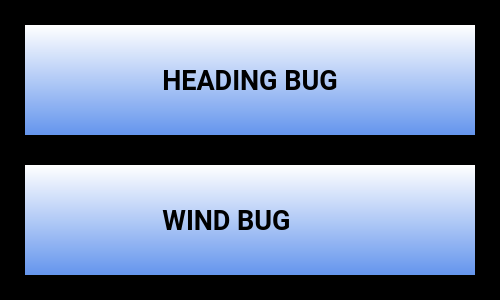
<?xml version="1.0" encoding="UTF-8"?>
<ui version="4.0">
 <class>BugSelectorBase</class>
 <widget class="QDialog" name="BugSelectorBase">
  <property name="geometry">
   <rect>
    <x>0</x>
    <y>0</y>
    <width>500</width>
    <height>300</height>
   </rect>
  </property>
  <property name="sizePolicy">
   <sizepolicy hsizetype="Fixed" vsizetype="Fixed">
    <horstretch>0</horstretch>
    <verstretch>0</verstretch>
   </sizepolicy>
  </property>
  <property name="minimumSize">
   <size>
    <width>500</width>
    <height>300</height>
   </size>
  </property>
  <property name="maximumSize">
   <size>
    <width>500</width>
    <height>300</height>
   </size>
  </property>
  <property name="palette">
   <palette>
    <active>
     <colorrole role="Base">
      <brush brushstyle="SolidPattern">
       <color alpha="255">
        <red>255</red>
        <green>255</green>
        <blue>255</blue>
       </color>
      </brush>
     </colorrole>
     <colorrole role="Window">
      <brush brushstyle="SolidPattern">
       <color alpha="255">
        <red>0</red>
        <green>0</green>
        <blue>0</blue>
       </color>
      </brush>
     </colorrole>
    </active>
    <inactive>
     <colorrole role="Base">
      <brush brushstyle="SolidPattern">
       <color alpha="255">
        <red>255</red>
        <green>255</green>
        <blue>255</blue>
       </color>
      </brush>
     </colorrole>
     <colorrole role="Window">
      <brush brushstyle="SolidPattern">
       <color alpha="255">
        <red>0</red>
        <green>0</green>
        <blue>0</blue>
       </color>
      </brush>
     </colorrole>
    </inactive>
    <disabled>
     <colorrole role="Base">
      <brush brushstyle="SolidPattern">
       <color alpha="255">
        <red>0</red>
        <green>0</green>
        <blue>0</blue>
       </color>
      </brush>
     </colorrole>
     <colorrole role="Window">
      <brush brushstyle="SolidPattern">
       <color alpha="255">
        <red>0</red>
        <green>0</green>
        <blue>0</blue>
       </color>
      </brush>
     </colorrole>
    </disabled>
   </palette>
  </property>
  <property name="font">
   <font>
    <family>Roboto</family>
    <pointsize>12</pointsize>
    <weight>75</weight>
    <bold>true</bold>
   </font>
  </property>
  <property name="windowTitle">
   <string>Form</string>
  </property>
  <property name="styleSheet">
   <string notr="true">QPushButton
{
	 border: none;
	background-color: qlineargradient( x1:0, y1:0, x2:0, y2:1, stop: 0 white, stop:1 CornflowerBlue ); margin: 5px;
}</string>
  </property>
  <layout class="QVBoxLayout" name="verticalLayout">
   <property name="spacing">
    <number>20</number>
   </property>
   <property name="leftMargin">
    <number>20</number>
   </property>
   <property name="topMargin">
    <number>20</number>
   </property>
   <property name="rightMargin">
    <number>20</number>
   </property>
   <property name="bottomMargin">
    <number>20</number>
   </property>
   <item>
    <widget class="QPushButton" name="m_pHeadingButton">
     <property name="sizePolicy">
      <sizepolicy hsizetype="MinimumExpanding" vsizetype="MinimumExpanding">
       <horstretch>0</horstretch>
       <verstretch>0</verstretch>
      </sizepolicy>
     </property>
     <property name="font">
      <font>
       <family>Roboto</family>
       <pointsize>20</pointsize>
       <weight>75</weight>
       <bold>true</bold>
      </font>
     </property>
     <property name="autoFillBackground">
      <bool>false</bool>
     </property>
     <property name="text">
      <string>HEADING BUG</string>
     </property>
     <property name="icon">
      <iconset resource="ahrsresources.qrc">
       <normaloff>:/icons/resources/HeadingIcon.png</normaloff>:/icons/resources/HeadingIcon.png</iconset>
     </property>
     <property name="iconSize">
      <size>
       <width>32</width>
       <height>32</height>
      </size>
     </property>
     <property name="autoDefault">
      <bool>false</bool>
     </property>
     <property name="flat">
      <bool>false</bool>
     </property>
    </widget>
   </item>
   <item>
    <widget class="QPushButton" name="m_pWindButton">
     <property name="sizePolicy">
      <sizepolicy hsizetype="MinimumExpanding" vsizetype="MinimumExpanding">
       <horstretch>0</horstretch>
       <verstretch>0</verstretch>
      </sizepolicy>
     </property>
     <property name="font">
      <font>
       <family>Roboto</family>
       <pointsize>20</pointsize>
       <weight>75</weight>
       <bold>true</bold>
      </font>
     </property>
     <property name="text">
      <string>WIND BUG       </string>
     </property>
     <property name="icon">
      <iconset resource="ahrsresources.qrc">
       <normaloff>:/icons/resources/WindIcon.png</normaloff>:/icons/resources/WindIcon.png</iconset>
     </property>
     <property name="iconSize">
      <size>
       <width>32</width>
       <height>32</height>
      </size>
     </property>
     <property name="autoDefault">
      <bool>false</bool>
     </property>
    </widget>
   </item>
  </layout>
 </widget>
 <resources>
  <include location="ahrsresources.qrc"/>
 </resources>
 <connections>
  <connection>
   <sender>m_pHeadingButton</sender>
   <signal>clicked()</signal>
   <receiver>BugSelectorBase</receiver>
   <slot>accept()</slot>
   <hints>
    <hint type="sourcelabel">
     <x>41</x>
     <y>54</y>
    </hint>
    <hint type="destinationlabel">
     <x>9</x>
     <y>54</y>
    </hint>
   </hints>
  </connection>
  <connection>
   <sender>m_pWindButton</sender>
   <signal>clicked()</signal>
   <receiver>BugSelectorBase</receiver>
   <slot>reject()</slot>
   <hints>
    <hint type="sourcelabel">
     <x>59</x>
     <y>218</y>
    </hint>
    <hint type="destinationlabel">
     <x>9</x>
     <y>225</y>
    </hint>
   </hints>
  </connection>
 </connections>
</ui>
